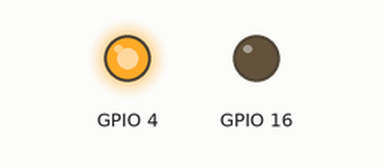
The sketch below on a simulated ESP32. On the bench: output pins drawn as LEDs (lit = HIGH).

Above: at 2.5 s.
At 7.5 s:
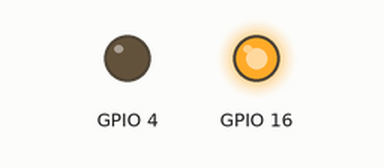
Timing chart, 0 to 13.0 s (numbered marks = the images above):
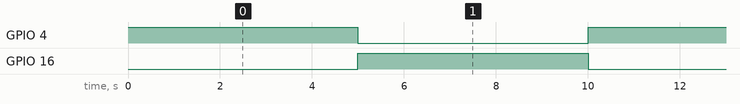

Measured:
- by itself, GPIO 4, GPIO 16: alternates HIGH for 5.0 s and LOW for 5.0 s

The sketch:

DC_motor_with_ESP32.ino
```cpp
void setup()
{
  // put your setup code here, to run once:
  pinMode(4,OUTPUT);
  pinMode(16,OUTPUT);

}

void loop()
{
  // put your main code here, to run repeatedly:
  digitalWrite(4,HIGH);
  digitalWrite(16,LOW);
  delay(5000);
  digitalWrite(4,LOW);
  digitalWrite(16,HIGH);
  delay(5000);

}
```
